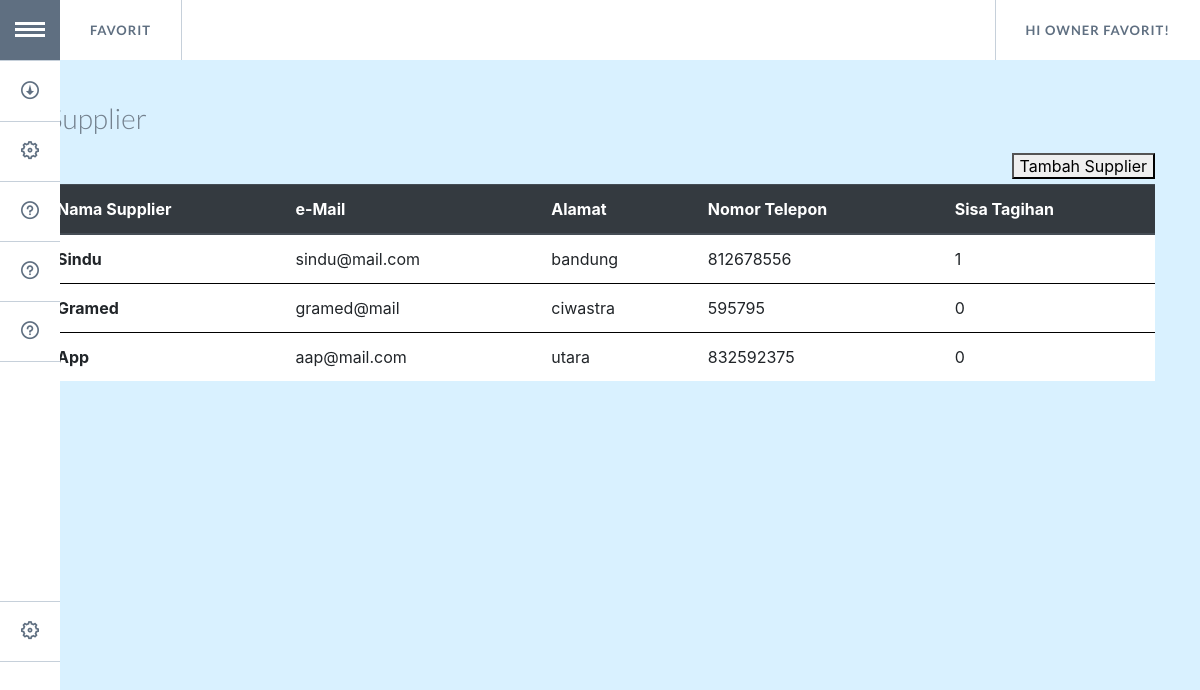
Page /supplier.php (signed in) on the earlier database version.
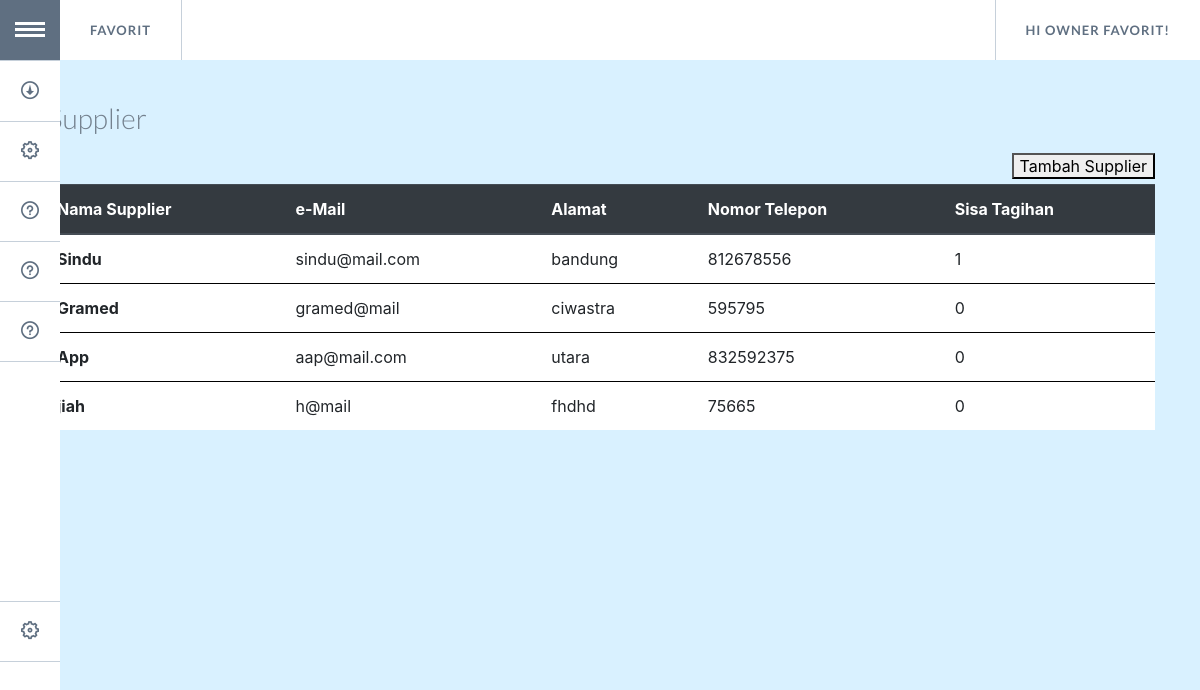
Same page on the later database version.
### tables this page shows
CREATE TABLE `suppliers` (
  `id_supplier` int(5) NOT NULL,
  `nama_supplier` varchar(40) NOT NULL,
  `email` varchar(60) DEFAULT NULL,
  `alamat` varchar(100) DEFAULT NULL,
  `no_hp` int(14) DEFAULT NULL,
  `sisa_tagihan` int(20) DEFAULT NULL
);

### supplier.php (the view, shortened to what this page needs)
<!DOCTYPE html>
<html lang="en" class="no-js">
	<head>
        <link rel="stylesheet" href="assets/bootstrap-4.3.1-dist/css/bootstrap-grid.css"/>
        <link rel="stylesheet" href="https://stackpath.bootstrapcdn.com/bootstrap/4.3.1/css/bootstrap.min.css">
		<link rel="stylesheet" type="text/css" href="assets/GoogleNexusWebsiteMenu/css/normalize.css" />
		<link rel="stylesheet" type="text/css" href="assets/GoogleNexusWebsiteMenu/css/style.css" />
		<link rel="stylesheet" type="text/css" href="assets/GoogleNexusWebsiteMenu/css/component.css" />
		<link rel="stylesheet" type="text/css" href="assets/css/table.css" />
	</head>
	<body>
	<?php
	include 'koneksi_model.php';
	if (!isset($_SESSION["sukses"]) and !isset($_SESSION["username"]) and !isset($_SESSION["password"])) {
		die("silahkan login <a href='login_page.php'>disini</a>");
	}else
		{
			$sql= "SELECT nama FROM user WHERE username='".$_SESSION["username"]."'";
			$query= mysqli_query($conn,$sql);
			$result= mysqli_fetch_array($query);
			$hello = $result[0];
		}
	?>
		<div class="container">
			<ul id="gn-menu" class="gn-menu-main">
				<li class="gn-trigger">
					<a class="gn-icon gn-icon-menu"><span>Menu</span></a>
					<nav class="gn-menu-wrapper">
						<div class="gn-scroller">
							<ul class="gn-menu">
								<li><a class="gn-icon gn-icon-download" href='hutang.php'>Account Payable</a></li>
								<li><a class="gn-icon gn-icon-cog" href='request.php'>Purchase Request</a></li>
								<li><a class="gn-icon gn-icon-help" href='produk.php'>Product</a></li>
								<li><a class="gn-icon gn-icon-help" href='supplier.php'>Supplier</a></li>
								<li><a class="gn-icon gn-icon-help"href='acc.php'>Approval</a></li>
								<li><br><br><br><br></li>
								<li><a class="gn-icon gn-icon-cog" href='logout.php'>Logout</a></li>
							</ul>
						</div>
					</nav>
				</li>
				<li><a href='mainMenu.php'>Favorit</a></li>
				<li><a><span>Hi <?php echo $hello ?>!</span></a></li>
			</ul>
			<header>
				<h1> <span>Supplier</span></h1>
			</header>
			<div class="head row">
				<div class="col-sm-6 col-md-6 col-xl-6 col-lg-6">
				</div>
				<div class="col-sm-6 col-md-6 col-xl-6 col-lg-6">
					<form>
         				<button type="submit" formaction="tambah_supplier.php">Tambah Supplier</button>
      				</form>
				</div>
			</div>
			 <table class="table">
				<thead class="thead-dark">
					<tr>
						<th scope="col">Nama Supplier</th>
						<th scope="col">e-Mail</th>
						<th scope="col">Alamat</th>
						<th scope="col">Nomor Telepon</th>
						<th scope="col">Sisa Tagihan</th>
					</tr>
				</thead>
			<?php
    			$sql= "SELECT * FROM suppliers";
				$query= mysqli_query($conn,$sql);
				while ($hsl= mysqli_fetch_assoc($query)){
			?>
				<tr>
	    			<th style="background: white" scope ="row"><?php echo $hsl['nama_supplier'];?></th>
					<td style="background: white"><?php echo $hsl['email'];?></td>
					<td style="background: white"><?php echo $hsl['alamat'];?></td>
					<td style="background: white"><?php echo $hsl['no_hp'];?></td>
					<td style="background: white"><?php echo $hsl['sisa_tagihan'];?></td>
				</tr>
			<?php
				}
			?>
			</table>
			<br>
			<br>
		</div>
</body>
</html>

Differences in the rows shown:
added suppliers: nama_supplier "jiah", email "h@mail", alamat "fhdhd", no_hp "75665", sisa_tagihan "0"
